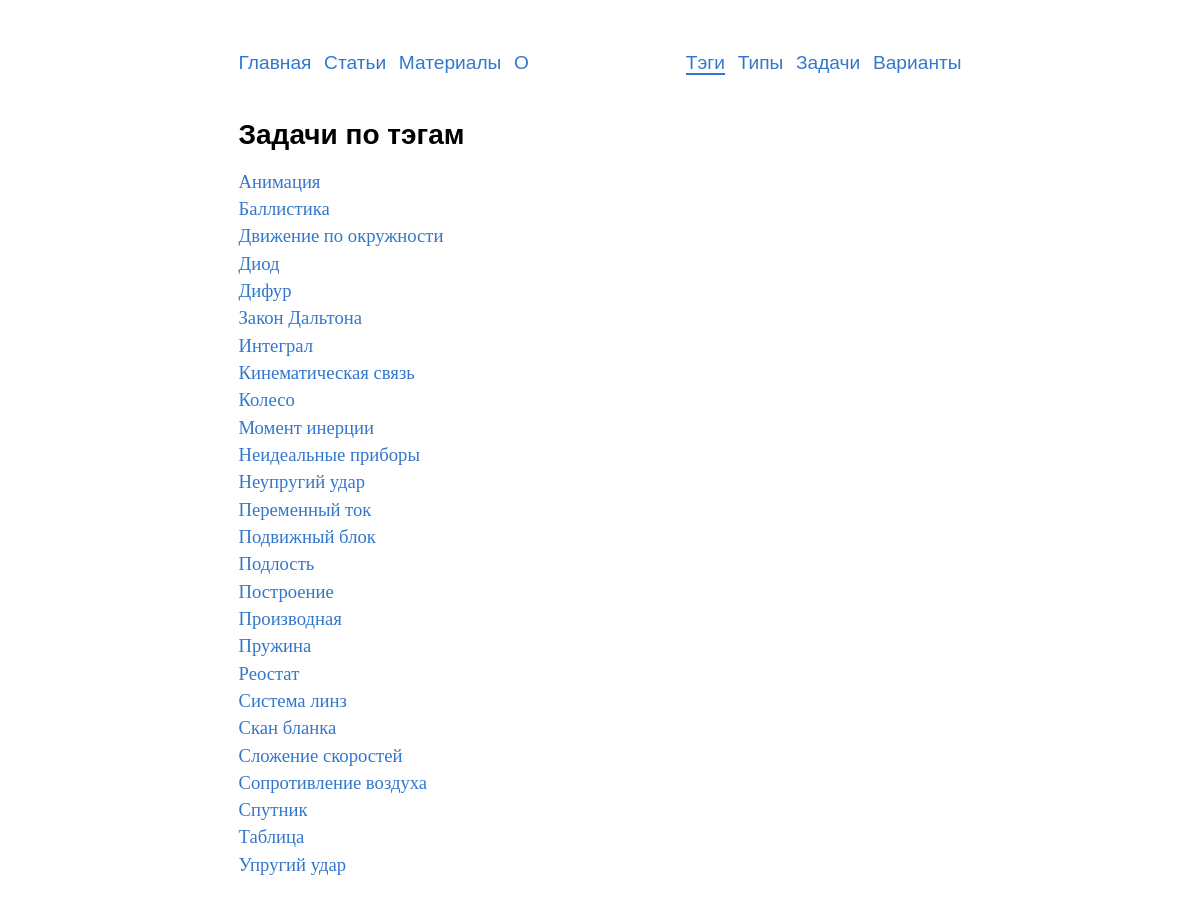
The page /tags/ on the database as committed earlier.
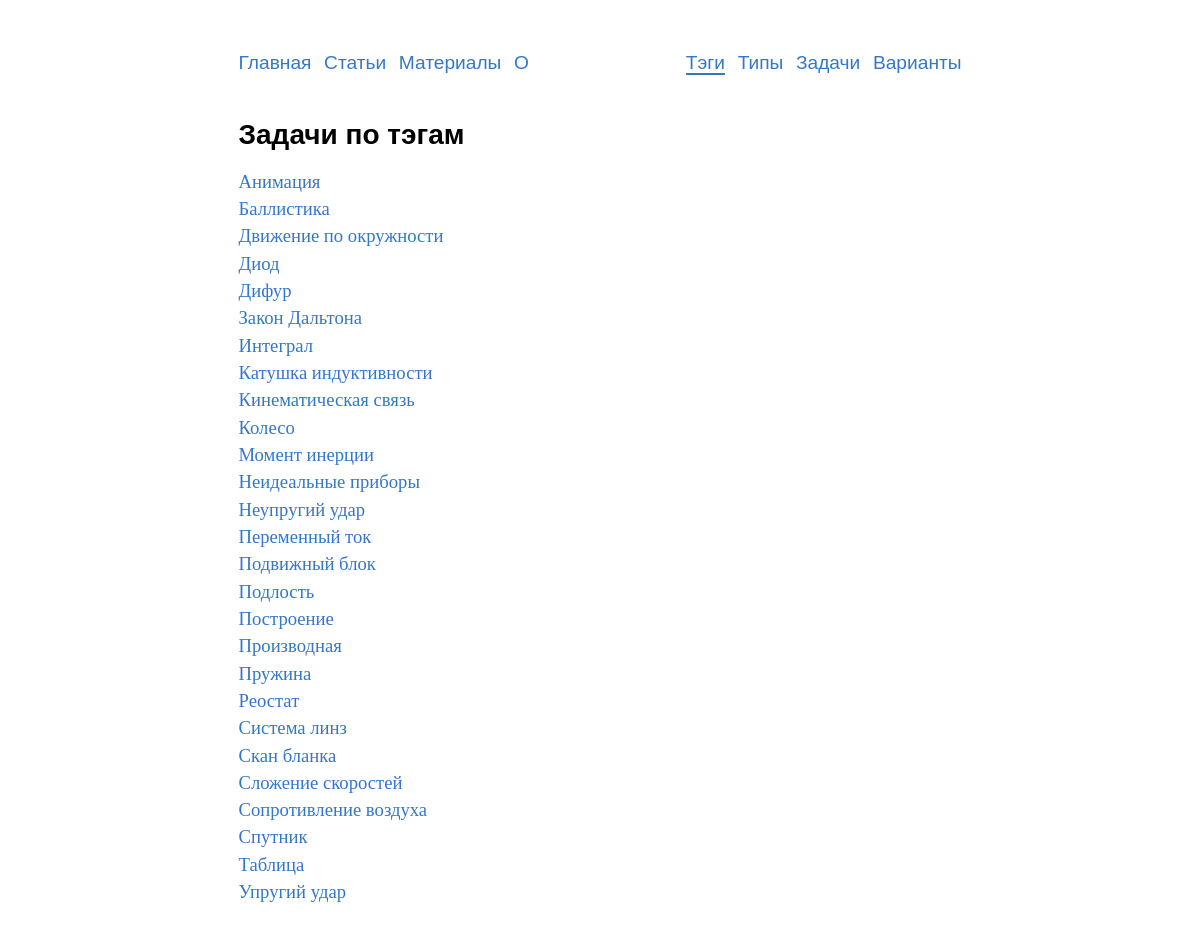
The same page on the database as committed later.
### problems/models.py (models this page shows, shortened)
class Tag(models.Model):
    name = models.CharField('название',
                            max_length=150,
                            help_text='Максимум 150 символов')
    slug = models.SlugField('слаг',
                            max_length=150,
                            help_text=('Слаг - текстовый идентификатор,'
                                       ' с помощью которого будут'
                                       ' генерироваться ссылки'))
    class Meta:
        verbose_name = 'тэг'
        verbose_name_plural = 'тэги'
        default_related_name = 'tags'
        ordering = ['name']
    def get_absolute_url(self):
        return reverse('tags:problems', kwargs={'slug': self.slug})

### tags/views.py (the view)
# urls.py: path('', views.TagsView.as_view(), name='list'),
class TagsView(ListView):
    model = Tag
    template_name = 'tags/tags_list.html'
    context_object_name = 'tags'
    def get_queryset(self):
        return super().get_queryset()

### templates/tags/tags_list.html
{% extends "base.html" %}
{% load static %}
{% block content %}
    <h1>Задачи по тэгам</h1>
      {% for tag in tags %}
        <div class=tag_in_list> <a href="{{ tag.get_absolute_url }}">{{tag.name}}</a> </div>
      {% endfor %}
{% endblock %}

### templates/base.html (shortened to what this page needs)
{% load static %}
<!DOCTYPE html>
<html lang=ru>
  <head>
    <link rel=stylesheet href={% static 'css/style.css'%}>
  </head>
  <body>
    <header>
      {% include "includes/nav.html" %}
    </header>
    <main>
      {% block content %}Пусто :({% endblock %}
    </main>
  </body>
</html>

### templates/includes/nav.html (shortened to what this page needs)
<nav class="no-print">
  <div class='nav-left'>
    <a href="/"{% if request.path == '/' %} class='current_nav'{% endif %}>Главная</a>
    <a href="/articles/"{% if '/articles' in request.path %} class='current_nav'{% endif %}>Статьи</a>
    <a href="/blanks/"{% if '/blanks/' in request.path %} class='current_nav'{% endif %}>Материалы</a>
    <a href="/about/"{% if '/about/' in request.path %} class='current_nav'{% endif %}>О</a>
  </div>
  <div class="nav-right">
    <a href="{% url 'tags:list'%}"{% if '/tags/' in request.path %} class='current_nav'{% endif %}>Тэги</a>
    <a href="{% url 'typesinege:list'%}"{% if '/types/' in request.path %} class='current_nav'{% endif %}>Типы</a>
    <a href="{% url 'problems:list'%}"{% if '/problems/' in request.path %} class='current_nav'{% endif %}>Задачи</a>
    <a href="{% url 'variants:list'%}?order_by=-id"{% if '/variants/' in request.path %} class='current_nav'{% endif %}>Варианты</a>
  </div>
</nav>

### static/css/style.css (style rules this page uses)
html { overflow-y: scroll; }
body { -webkit-hyphens: auto; -moz-hyphens: auto; -ms-hyphens: auto; hyphens: auto; margin: 0px auto; width: 723px; max-width: 100%; font-family: 'Times New Roman', Times, serif; text-align: justify; font-size: 14pt; line-height: 17.5pt; margin-bottom:12ex; }
h1, h2, h3, h4, h5, h6 { text-align: left; font-family: Tahoma, Arial, sans-serif; }
h1 { font-size:21pt; line-height: 25pt; }
.tag_in_list { margin-top:3pt; }
a { text-decoration: none; color: #3377cc; }
nav { font-size: 12.5pt; font-family: Tahoma, Arial, sans-serif; margin: 5ex 0 4ex 0; display: flex; justify-content: space-between; word-spacing: 6pt; }
.nav-left, .ta-left { text-align:left; }
.nav-right, .ta-right { text-align:right; }
nav a { line-height: 2em; font-size: 115%; -webkit-hyphens: none; -moz-hyphens: none; -ms-hyphens: none; hyphens: none; }
.current_nav { border-bottom: solid 2px; }

Rows that differ between the two databases and show on the page:
added Tag: name "Катушка индуктивности"
